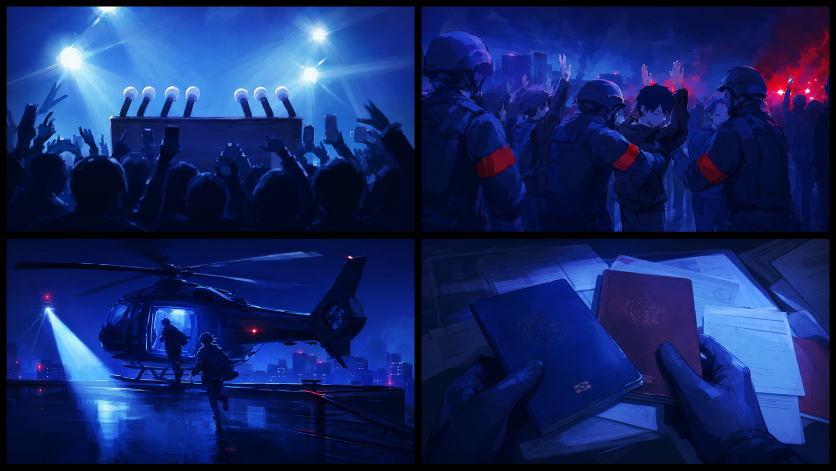
#> input picture assets/art/Day3/placeholder-cg-grid.png, 1672 x 941 px (shown at 1/2 size)
$ python prepare_day3_placeholder_cgs.py
#> lines starting #> are read from the running program, lines starting #| are printed output that depends on the picture
"""Split the generated Day 3 placeholder grid into 16:9 runtime CGs."""

from pathlib import Path
from PIL import Image


ROOT = Path(__file__).resolve().parents[1]
SOURCE = ROOT / "assets/art/Day3/placeholder-cg-grid.png"
OUTPUTS = (
    "assassination-aftermath-placeholder.png",
    "opposition-arrests-placeholder.png",
    "helicopter-escape-placeholder.png",
    "false-passports-placeholder.png",
)
TARGET = (1280, 720)


def cover_resize(image: Image.Image, target: tuple[int, int]) -> Image.Image:
    target_ratio = target[0] / target[1]
    ratio = image.width / image.height
    if ratio > target_ratio:
        width = round(image.height * target_ratio)
        left = (image.width - width) // 2
        image = image.crop((left, 0, left + width, image.height))
    else:
        height = round(image.width / target_ratio)
        top = (image.height - height) // 2
        image = image.crop((0, top, image.width, top + height))
    return image.resize(target, Image.Resampling.LANCZOS)


def main() -> None:
    sheet = Image.open(SOURCE).convert("RGB")
#> sheet is the input picture: PIL image 1672x941 RGB; mean R, G, B 21.1, 39.2, 100.9
    gutter = max(10, round(min(sheet.size) * 0.012))
#> gutter = 11
    center_x, center_y = sheet.width // 2, sheet.height // 2
#> center_x = 836; center_y = 470
    boxes = (
        (gutter, gutter, center_x - gutter // 2, center_y - gutter // 2),
        (center_x + gutter // 2, gutter, sheet.width - gutter, center_y - gutter // 2),
        (gutter, center_y + gutter // 2, center_x - gutter // 2, sheet.height - gutter),
        (center_x + gutter // 2, center_y + gutter // 2, sheet.width - gutter, sheet.height - gutter),
    )
    for filename, box in zip(OUTPUTS, boxes):
        output = ROOT / "assets/art/Day3" / filename
        cover_resize(sheet.crop(box), TARGET).save(output)
        print(f"Wrote {output}")
#> this loop made 4 passes
#> pass 1, in cover_resize, `image = image.crop((left, 0, left + width, image.height))`:
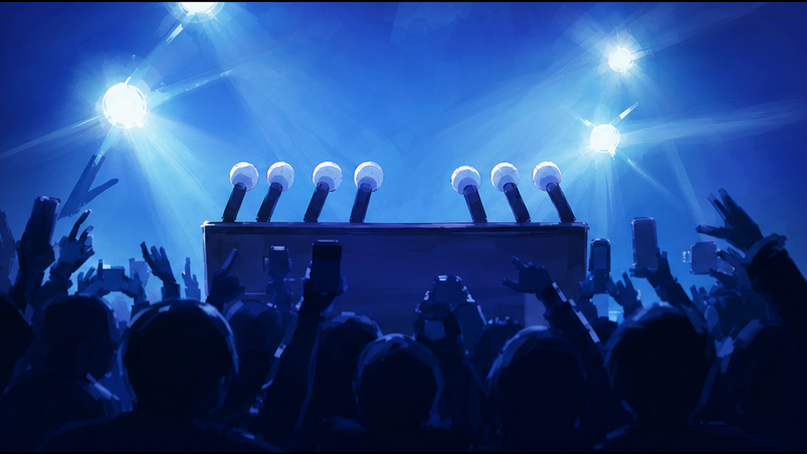
#> image: PIL image 807x454 RGB; mean R, G, B 34.6, 69.9, 133
#> pass 2, in cover_resize (call 2), `image = image.crop((left, 0, left + width, image.height))`:
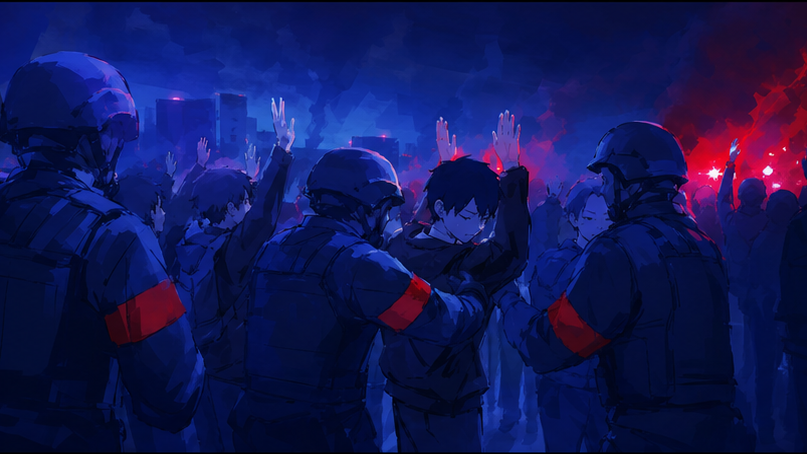
#> image: PIL image 807x454 RGB; mean R, G, B 18.8, 22.8, 85.8


if __name__ == "__main__":
    main()

$ run again, with assets/art/Day3/briefcase-gun.png copied over assets/art/Day3/placeholder-cg-grid.png
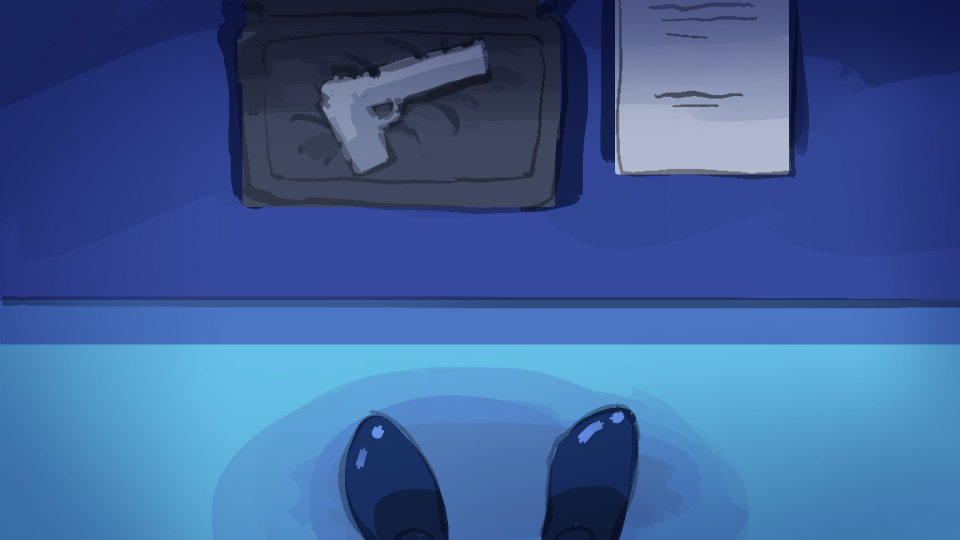
#> input picture assets/art/Day3/briefcase-gun.png, 1920 x 1080 px (shown at 1/2 size)
#> the loop in main, `for filename, box in zip(OUTPUTS, boxes):` made 4 passes
#> pass 1, in cover_resize, `image = image.crop((left, 0, left + width, image.height))`:
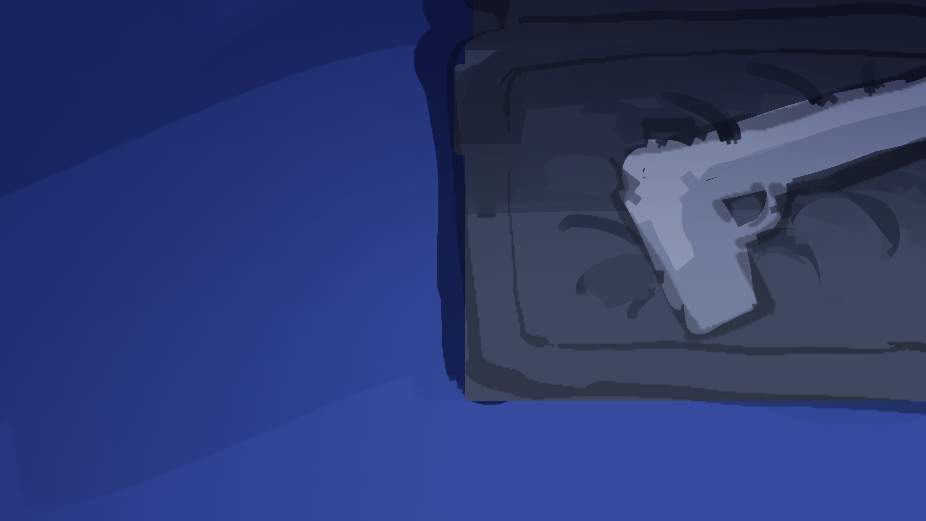
#> image: PIL image 926x521 RGB; mean R, G, B 45.3, 58.5, 112.2
#> pass 2, in cover_resize (call 2), `image = image.crop((left, 0, left + width, image.height))`:
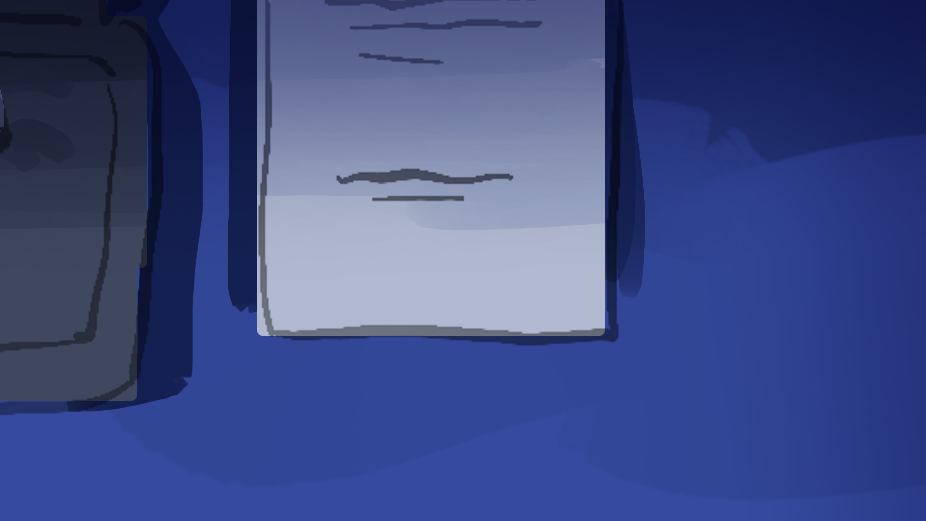
#> image: PIL image 926x521 RGB; mean R, G, B 62.9, 76.9, 133.1

$ run again, with assets/art/Day3/foreign-apartment-tv-backdrop.png copied over assets/art/Day3/placeholder-cg-grid.png
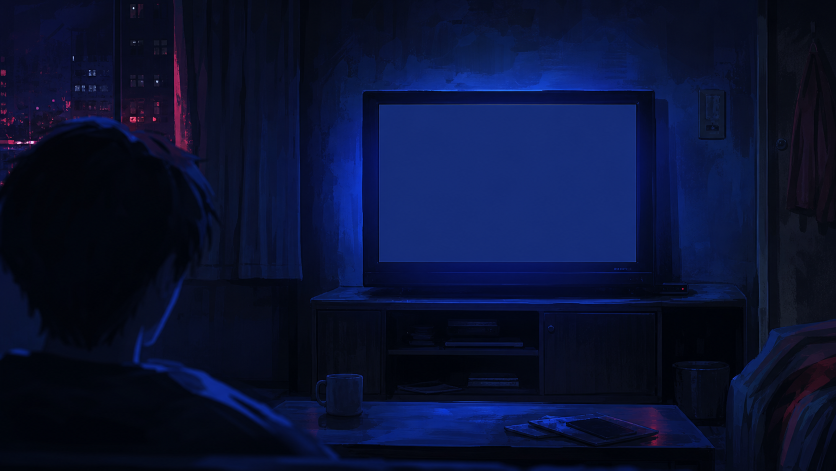
#> input picture assets/art/Day3/foreign-apartment-tv-backdrop.png, 1672 x 941 px (shown at 1/2 size)
#> in main, sheet is the input picture: PIL image 1672x941 RGB; mean R, G, B 9.8, 17.9, 50.9
#> the loop in main, `for filename, box in zip(OUTPUTS, boxes):` made 4 passes
#> pass 1, in cover_resize, `image = image.crop((left, 0, left + width, image.height))`:
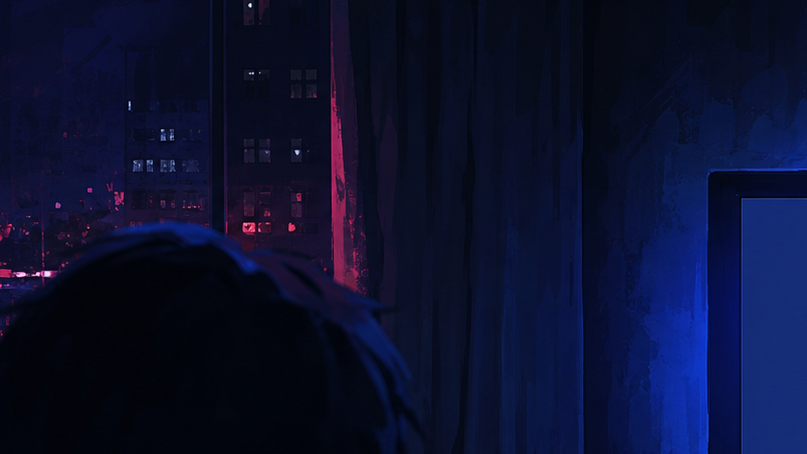
#> image: PIL image 807x454 RGB; mean R, G, B 11.2, 16.3, 47.2
#> pass 2, in cover_resize (call 2), `image = image.crop((left, 0, left + width, image.height))`:
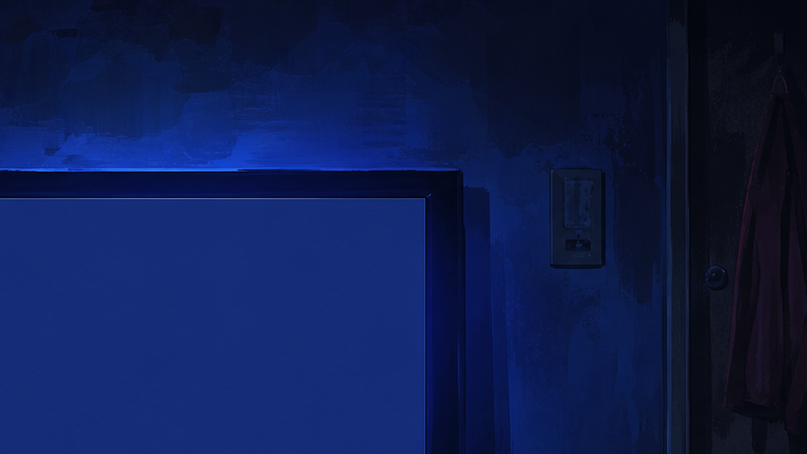
#> image: PIL image 807x454 RGB; mean R, G, B 14.1, 28.3, 77.7
